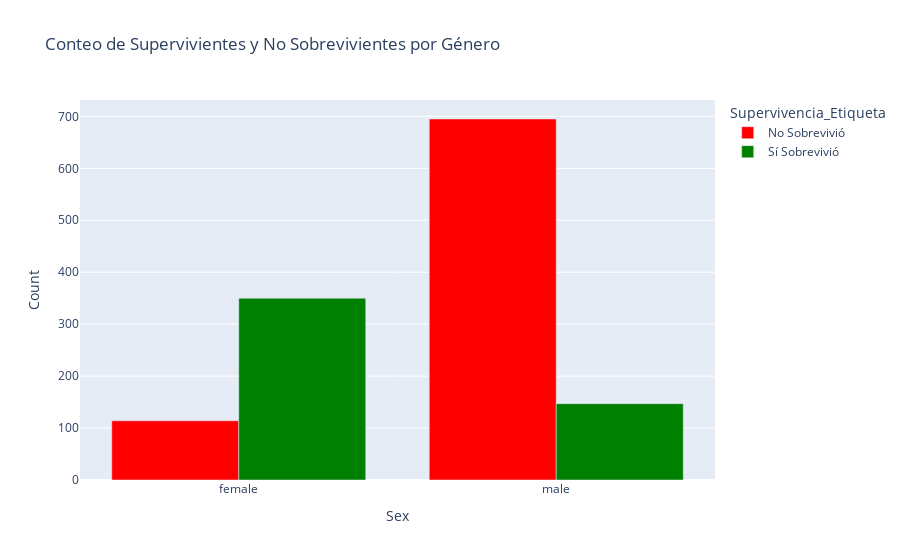

Source (notebook cell):
### Code cell
plots.bar(x='Sex', y='Count', color='Supervivencia_Etiqueta', title='Conteo de Supervivientes y No Sobrevivientes por Género', data=df_grouped)

### Figure 1 — Plotly figure (JSON) as saved in the notebook; plotly's stock layout.template omitted (floating-point values rounded to 4 significant figures)
{"data": [{"alignmentgroup": "True", "hovertemplate": "Supervivencia_Etiqueta=No Sobrevivió<br>Sex=%{x}<br>Count=%{y}<extra></extra>", "legendgroup": "No Sobrevivió", "marker": {"color": "red", "pattern": {"shape": ""}}, "name": "No Sobrevivió", "offsetgroup": "No Sobrevivió", "orientation": "v", "showlegend": true, "textposition": "auto", "type": "bar", "x": ["female", "male"], "xaxis": "x", "y": [114, 695], "yaxis": "y"}, {"alignmentgroup": "True", "hovertemplate": "Supervivencia_Etiqueta=Sí Sobrevivió<br>Sex=%{x}<br>Count=%{y}<extra></extra>", "legendgroup": "Sí Sobrevivió", "marker": {"color": "green", "pattern": {"shape": ""}}, "name": "Sí Sobrevivió", "offsetgroup": "Sí Sobrevivió", "orientation": "v", "showlegend": true, "textposition": "auto", "type": "bar", "x": ["female", "male"], "xaxis": "x", "y": [350, 147], "yaxis": "y"}], "layout": {"barmode": "group", "legend": {"title": {"text": "Supervivencia_Etiqueta"}, "tracegroupgap": 0}, "title": {"text": "Conteo de Supervivientes y No Sobrevivientes por Género"}, "xaxis": {"anchor": "y", "domain": [0, 1], "title": {"text": "Sex"}}, "yaxis": {"anchor": "x", "domain": [0, 1], "title": {"text": "Count"}}}}
